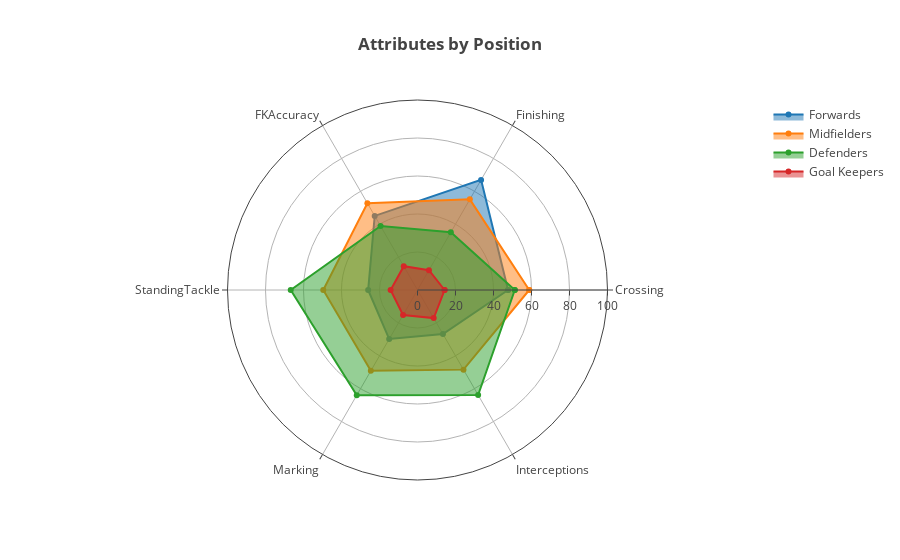

Notebook source saved alongside this figure:
### Code cell
trace5a = go.Scatterpolar(theta=['Crossing', 'Finishing', 'FKAccuracy', 
                                 'StandingTackle', 'Marking', 'Interceptions',
                                 'Crossing'
                                ],
                          r=df_skills[df_skills['Position'] == 'F'][['Crossing', 'Finishing', 'FKAccuracy', 
                                                                     'StandingTackle', 'Marking', 'Interceptions',
                                                                     'Crossing'
                                                                    ]].values[0],
                          fill='toself',
                          name='Forwards'
                         )

trace5b = go.Scatterpolar(theta=['Crossing', 'Finishing', 'FKAccuracy', 
                                 'StandingTackle', 'Marking', 'Interceptions',
                                 'Crossing'
                                ],
                          r=df_skills[df_skills['Position'] == 'M'][['Crossing', 'Finishing', 'FKAccuracy', 
                                                                     'StandingTackle', 'Marking', 'Interceptions',
                                                                     'Crossing'
                                                                    ]].values[0],
                          fill='toself',
                          name='Midfielders'
                         )

trace5c = go.Scatterpolar(theta=['Crossing', 'Finishing', 'FKAccuracy', 
                                 'StandingTackle', 'Marking', 'Interceptions',
                                 'Crossing'
                                ],
                          r=df_skills[df_skills['Position'] == 'D'][['Crossing', 'Finishing', 'FKAccuracy', 
                                                                     'StandingTackle', 'Marking', 'Interceptions',
                                                                     'Crossing'
                                                                    ]].values[0],
                          fill='toself',
                          name='Defenders'
                         )


trace5d = go.Scatterpolar(theta=['Crossing', 'Finishing', 'FKAccuracy', 
                                 'StandingTackle', 'Marking', 'Interceptions',
                                 'Crossing'
                                ],
                          r=df_skills[df_skills['Position'] == 'GK'][['Crossing', 'Finishing', 'FKAccuracy', 
                                                                     'StandingTackle', 'Marking', 'Interceptions',
                                                                     'Crossing'
                                                                    ]].values[0],
                          fill='toself',
                          name='Goal Keepers'
                         )

layout = go.Layout(polar=dict(radialaxis=dict(visible=True,
                                              range=[0, 100]
                                             )
                             
                             ),
                   showlegend=True,
                   title='<b>Attributes by Position</b>'
                  )

fig = go.Figure(data=[trace5a, trace5b, trace5c, trace5d], layout=layout)
py.iplot(fig)

### Figure 1 — Plotly figure (JSON) as saved in the notebook; plotly's stock layout.template omitted (floating-point values rounded to 4 significant figures)
{"data": [{"fill": "toself", "name": "Forwards", "r": [47.67, 66.93, 45.05, 25.96, 29.81, 26.79, 47.67], "theta": ["Crossing", "Finishing", "FKAccuracy", "StandingTackle", "Marking", "Interceptions", "Crossing"], "type": "scatterpolar", "uid": "11db38e7-2b41-46f2-8261-96922f172d19"}, {"fill": "toself", "name": "Midfielders", "r": [58.8, 55.08, 52.76, 49.59, 49.12, 48.39, 58.8], "theta": ["Crossing", "Finishing", "FKAccuracy", "StandingTackle", "Marking", "Interceptions", "Crossing"], "type": "scatterpolar", "uid": "f9f1e3ba-b656-480e-910f-57fff2a3e860"}, {"fill": "toself", "name": "Defenders", "r": [51.2, 35.07, 38.88, 66.73, 63.93, 63.81, 51.2], "theta": ["Crossing", "Finishing", "FKAccuracy", "StandingTackle", "Marking", "Interceptions", "Crossing"], "type": "scatterpolar", "uid": "5d2f971e-a4fe-49d1-b586-a38a4b48266f"}, {"fill": "toself", "name": "Goal Keepers", "r": [14.26, 12.02, 14.46, 14.14, 15.23, 17.05, 14.26], "theta": ["Crossing", "Finishing", "FKAccuracy", "StandingTackle", "Marking", "Interceptions", "Crossing"], "type": "scatterpolar", "uid": "a870c665-29f0-459c-80db-68f020ab626d"}], "layout": {"polar": {"radialaxis": {"range": [0, 100], "visible": true}}, "showlegend": true, "title": {"text": "<b>Attributes by Position</b>"}}}
